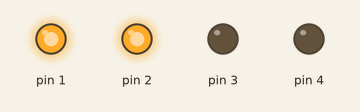
This sketch was run on a simulated Arduino Uno, built with avr-gcc and run on an emulated ATmega328P. On the bench: output pins drawn as LEDs (lit = HIGH).

Above: at 0.2 s.
At 1.2 s:
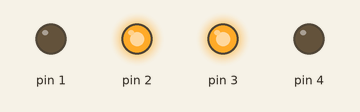
At 2.2 s:
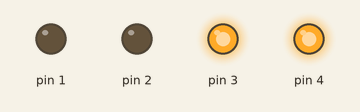
At 3.2 s:
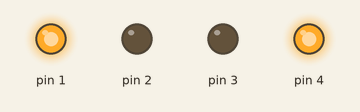
At 4.7 s:
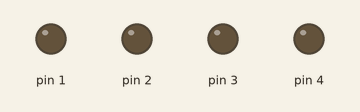
Timing chart, 0 to 5.2 s (numbered marks = the images above):
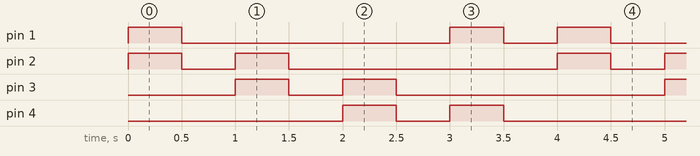

Measured:
- by itself, pin 1: repeats every 4.0 s: LOW 2.5 s, HIGH 0.50 s, LOW 0.50 s, HIGH 0.50 s
- by itself, pin 2–4: repeats every 4.0 s: LOW 0.50 s, HIGH 0.50 s, LOW 2.5 s, HIGH 0.50 s
- by itself, everything shown: repeats every 4.0 s, in 8 steps

The sketch:

code_2.ino
```cpp
void setup() {
 for(int i=1 ;i<5;i++)
 {
  pinMode(i,OUTPUT);
 }

}
void ALO()
{
  for(int i=1 ;i<5 ;i++)
  {
    digitalWrite(i,LOW);
  }
}

void loop() {
  for(int i=1 ;i<5 ;i++)
  {
    if(i!=4)
    {
      digitalWrite(i,HIGH);
      digitalWrite(i+1,HIGH);
      delay(500);
      ALO();
      delay(500);
    }
    else
    {
      digitalWrite(i,HIGH);
      digitalWrite(i-3,HIGH);
      delay(500);
      ALO();
      delay(500);
    }
  }


}
```
